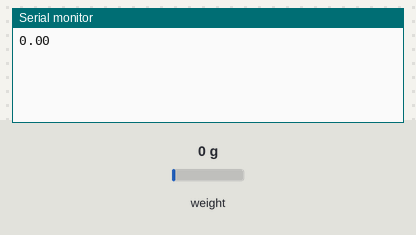
Bench run of a sketch on a simulated Arduino Uno, built with avr-gcc and run on an emulated ATmega328P. Parts: the last lines printed to the serial monitor. Inputs (shaded band) come from the test bench; at power-on: weight on the scale 0 g.

Above: at 3.2 s.
3.3 s: weight on the scale set to 100 g
At 4.6 s:
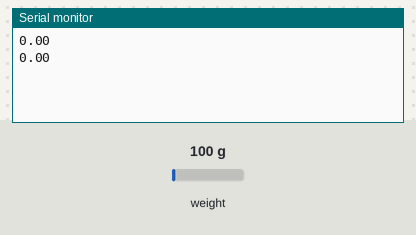
4.8 s: weight on the scale set to 1250 g
At 5.8 s:
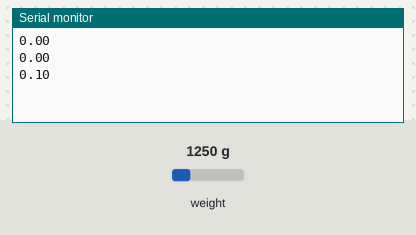
Timing chart, 0 to 7.8 s (numbered marks = the images above; inputs shaded):
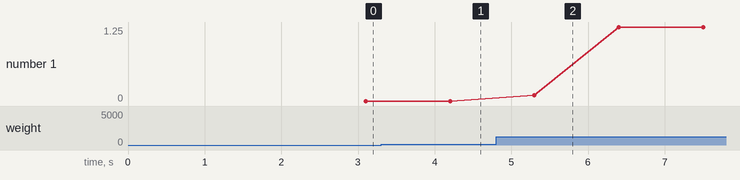

The sketch:

arduino.ino
```cpp
#include "HX711.h"

// Load cell Declaration
#define DOUT  3
#define CLK  2
HX711 scale(DOUT, CLK);
float calibration_factor = -372990;
float weight();
float w;

void setup() {
  Serial.begin(9600);
  scale.set_scale();
  scale.tare(); //Reset the scale to 0
  long zero_factor = scale.read_average(); //Get a baseline reading
}

void loop(){
 w= weight();
 Serial.println(w);
}

float weight(){

  float measure;
  scale.set_scale(calibration_factor); //Adjust to this calibration factor
  measure=scale.get_units();
  // measure = measure*(-1);
  delay(1000);
  return(measure);
}
```

Measured:
- plotted number 1: 0 → 1.25 after the input at 4.8 s
